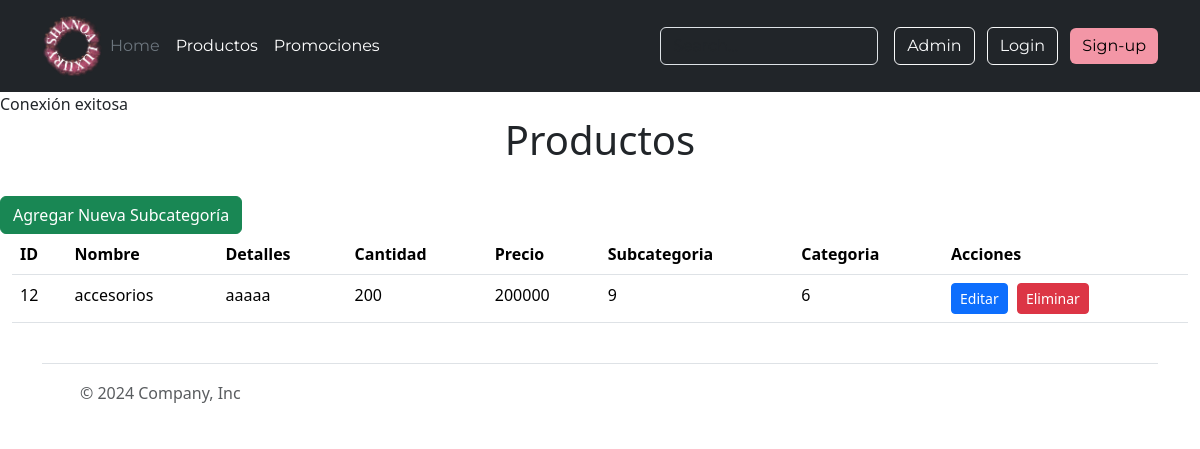
/Secciones/Productos/index.php, run on the app's committed database.
### tables this page shows
CREATE TABLE `productos` (
  `idProductos` int(11) NOT NULL,
  `nombreP` varchar(45) NOT NULL,
  `detallesP` varchar(45) NOT NULL,
  `cantidadP` int(11) NOT NULL,
  `precioP` int(64) NOT NULL,
  `Persona_idUsuarios` int(11) NOT NULL,
  `Persona_Rol_idRol` int(11) NOT NULL,
  `Subcategorias_idSubcategorias` int(11) NOT NULL,
  `Subcategorias_Categorias_idCategorias` int(11) NOT NULL
);

### Secciones/Productos/index.php (the view, shortened to what this page needs)
<?php include ("../../Templates/header.php"); ?>
<?php
include ("../../PHPCONEXION/conexion.php");
$sql = "SELECT * From productos";
?>
<h1 class="text-center text-info text-dark">Productos</h1>
<br>
<div class="card-body">
    <a class="btn btn-success" href="agregar.php">Agregar Nueva Subcategoría</a>
    <div class="table-responsive-sm container-sm" style="max-width: 100%; overflow-x: auto;">
        <table class="table " id="tabla_id">
            <thead>
                <tr>
                    <th scope="col">ID</th>
                    <th scope="col">Nombre</th>
                    <th scope="col">Detalles</th>
                    <th scope="col">Cantidad</th>
                    <th scope="col">Precio</th>
                    <th scope="col">Subcategoria</th>
                    <th scope="col">Categoria</th>
                    <th scope="col">Acciones</th>
                </tr>
            </thead>
            <tbody>
                <?php $resultado = $conn->query($sql);
                if ($resultado->num_rows > 0) {
                    while ($row = $resultado->fetch_assoc()) {
                        echo "<tr>";
                        echo "<td>" . $row["idProductos"] . "</td>";
                        echo "<td>" . $row["nombreP"] . "</td>";
                        echo "<td>" . $row["detallesP"] . "</td>";
                        echo "<td>" . $row["cantidadP"] . "</td>";
                        echo "<td>" . $row["precioP"] . "</td>";
                        echo "<td>" . $row["Subcategorias_idSubcategorias"] . "</td>";
                        echo "<td>" . $row["Subcategorias_Categorias_idCategorias"] . "</td>";
                        echo "<td> <a href='Editar.php?id=" . $row["idProductos"] . "' class='btn btn-primary btn-sm'>Editar</a>
                        <a href='index.php?id=" . $row["idProductos"] . "'style='margin-left: 5px;' class='btn btn-danger btn-sm'>Eliminar</a></td>";
                        echo "</tr>";
                    }
                } else {
                    echo "<tr><td colspan='4'>No se encontraron Productos.</td></tr>";
                }
                ?>
            </tbody>
        </table>
    </div>
</div>
<?php include ("../../Templates/footer.php"); ?>

### data on the page
productos: idProductos "12", nombreP "accesorios", detallesP "aaaaa", cantidadP "200", precioP "200000", Subcategorias_idSubcategorias "9", Subcategorias_Categorias_idCategorias "6"
